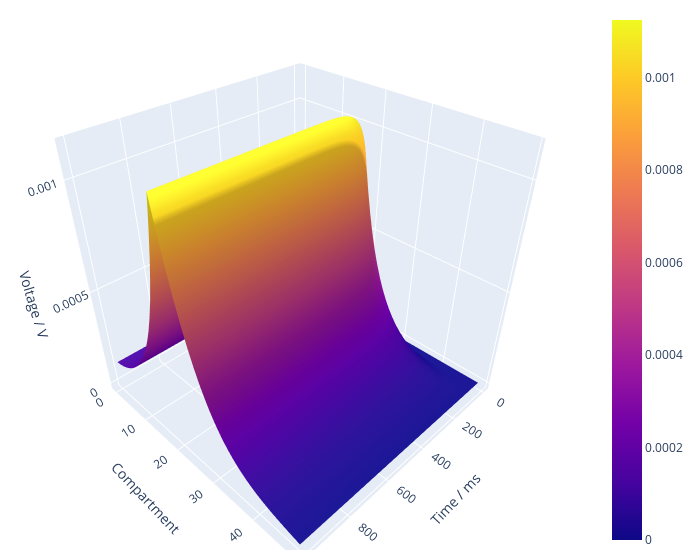

Notebook source saved alongside this figure:
### Code cell
import plotly.graph_objects as go
fig = go.Figure(data=go.Surface(z=v))
fig.update_layout(scene = dict(
                    xaxis_title='Time / ms',
                    yaxis_title='Compartment',
                    zaxis_title='Voltage / V'),
                    width=700,
                    margin=dict(r=20, b=10, l=10, t=10))
fig.show()
# fig.write_image("fig1.png")

### Figure 1 — Plotly figure (JSON) as saved in the notebook; plotly's stock layout.template omitted (floating-point values rounded to 4 significant figures; data arrays with more than 128 entries replaced by an {"elided": "..."} marker saying what was removed)
{"data": [{"type": "surface", "z": {"elided": "50x1000 float values"}}], "layout": {"margin": {"b": 10, "l": 10, "r": 20, "t": 10}, "scene": {"xaxis": {"title": {"text": "Time / ms"}}, "yaxis": {"title": {"text": "Compartment"}}, "zaxis": {"title": {"text": "Voltage / V"}}}, "width": 700}}
